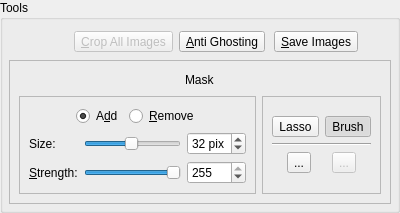
      <widget class="QGroupBox" name="toolsGroupBox">
       <property name="maximumSize">
        <size>
         <width>400</width>
         <height>16777215</height>
        </size>
       </property>
       <property name="title">
        <string>Tools</string>
       </property>
       <layout class="QVBoxLayout">
        <property name="spacing">
         <number>3</number>
        </property>
        <property name="margin">
         <number>6</number>
        </property>
        <item>
         <layout class="QHBoxLayout">
          <property name="spacing">
           <number>6</number>
          </property>
          <property name="margin">
           <number>0</number>
          </property>
          <item>
           <spacer>
            <property name="orientation">
             <enum>Qt::Horizontal</enum>
            </property>
            <property name="sizeHint" stdset="0">
             <size>
              <width>103</width>
              <height>31</height>
             </size>
            </property>
           </spacer>
          </item>
          <item>
           <widget class="QToolButton" name="cropButton">
            <property name="enabled">
             <bool>false</bool>
            </property>
            <property name="toolTip">
             <string>Crop the stack of images after a selection with the left mouse button has been made</string>
            </property>
            <property name="whatsThis">
             <string>Clicking this button you will be able to crop all the images to the size that you have previously selected with the left mouse button (press and hold the left mouse button and move the pointer to select a crop area, then press this button).</string>
            </property>
            <property name="text">
             <string>&amp;Crop All Images</string>
            </property>
            <property name="icon">
             <iconset resource="../../icons.qrc">
              <normaloff>:/new/prefix1/images/crop.png</normaloff>:/new/prefix1/images/crop.png</iconset>
            </property>
            <property name="iconSize">
             <size>
              <width>32</width>
              <height>32</height>
             </size>
            </property>
            <property name="shortcut">
             <string>Ctrl+X</string>
            </property>
           </widget>
          </item>
          <item>
           <spacer>
            <property name="orientation">
             <enum>Qt::Horizontal</enum>
            </property>
            <property name="sizeHint" stdset="0">
             <size>
              <width>31</width>
              <height>31</height>
             </size>
            </property>
           </spacer>
          </item>
          <item>
           <widget class="QToolButton" name="antighostToolButton">
            <property name="text">
             <string>&amp;Anti Ghosting</string>
            </property>
            <property name="icon">
             <iconset resource="../../icons.qrc">
              <normaloff>:/new/prefix1/images/ghost_32x32.png</normaloff>:/new/prefix1/images/ghost_32x32.png</iconset>
            </property>
            <property name="iconSize">
             <size>
              <width>32</width>
              <height>32</height>
             </size>
            </property>
            <property name="checkable">
             <bool>true</bool>
            </property>
           </widget>
          </item>
          <item>
           <spacer>
            <property name="orientation">
             <enum>Qt::Horizontal</enum>
            </property>
            <property name="sizeHint" stdset="0">
             <size>
              <width>41</width>
              <height>31</height>
             </size>
            </property>
           </spacer>
          </item>
          <item>
           <widget class="QToolButton" name="saveImagesButton">
            <property name="text">
             <string>&amp;Save Images</string>
            </property>
            <property name="icon">
             <iconset resource="../../icons.qrc">
              <normaloff>:/new/prefix1/images/filesave.png</normaloff>:/new/prefix1/images/filesave.png</iconset>
            </property>
            <property name="iconSize">
             <size>
              <width>32</width>
              <height>32</height>
             </size>
            </property>
            <property name="shortcut">
             <string>Ctrl+S</string>
            </property>
           </widget>
          </item>
          <item>
           <spacer>
            <property name="orientation">
             <enum>Qt::Horizontal</enum>
            </property>
            <property name="sizeHint" stdset="0">
             <size>
              <width>71</width>
              <height>31</height>
             </size>
            </property>
           </spacer>
          </item>
         </layout>
        </item>
        <item>
         <widget class="QFrame" name="drawingModeFrame">
          <property name="frameShape">
           <enum>QFrame::StyledPanel</enum>
          </property>
          <property name="frameShadow">
           <enum>QFrame::Raised</enum>
          </property>
          <layout class="QGridLayout" name="gridLayout_5">
           <item row="0" column="0">
            <layout class="QVBoxLayout" name="verticalLayout_7">
             <item>
              <layout class="QHBoxLayout" name="horizontalLayout_5">
               <item>
                <spacer name="horizontalSpacer_2">
                 <property name="orientation">
                  <enum>Qt::Horizontal</enum>
                 </property>
                 <property name="sizeHint" stdset="0">
                  <size>
                   <width>40</width>
                   <height>20</height>
                  </size>
                 </property>
                </spacer>
               </item>
               <item>
                <widget class="QLabel" name="label">
                 <property name="text">
                  <string>Mask</string>
                 </property>
                </widget>
               </item>
               <item>
                <spacer name="horizontalSpacer_3">
                 <property name="orientation">
                  <enum>Qt::Horizontal</enum>
                 </property>
                 <property name="sizeHint" stdset="0">
                  <size>
                   <width>40</width>
                   <height>20</height>
                  </size>
                 </property>
                </spacer>
               </item>
              </layout>
             </item>
             <item>
              <layout class="QHBoxLayout" name="horizontalLayout_6">
               <item>
                <widget class="QFrame" name="toolOptionsFrame">
                 <property name="frameShape">
                  <enum>QFrame::StyledPanel</enum>
                 </property>
                 <property name="frameShadow">
                  <enum>QFrame::Raised</enum>
                 </property>
                 <layout class="QGridLayout" name="gridLayout_6">
                  <item row="0" column="0">
                   <layout class="QVBoxLayout" name="verticalLayout_6">
                    <item>
                     <layout class="QHBoxLayout">
                      <property name="spacing">
                       <number>6</number>
                      </property>
                      <property name="margin">
                       <number>0</number>
                      </property>
                      <item>
                       <spacer>
                        <property name="orientation">
                         <enum>Qt::Horizontal</enum>
                        </property>
                        <property name="sizeHint" stdset="0">
                         <size>
                          <width>40</width>
                          <height>20</height>
                         </size>
                        </property>
                       </spacer>
                      </item>
                      <item>
                       <widget class="QRadioButton" name="addMaskRadioButton">
                        <property name="text">
                         <string>A&amp;dd</string>
                        </property>
                        <property name="checked">
                         <bool>true</bool>
                        </property>
                       </widget>
                      </item>
                      <item>
                       <widget class="QRadioButton" name="removeMaskRadioButton">
                        <property name="text">
                         <string>&amp;Remove</string>
                        </property>
                       </widget>
                      </item>
                      <item>
                       <spacer>
                        <property name="orientation">
                         <enum>Qt::Horizontal</enum>
                        </property>
                        <property name="sizeHint" stdset="0">
                         <size>
                          <width>40</width>
                          <height>20</height>
                         </size>
                        </property>
                       </spacer>
                      </item>
                     </layout>
                    </item>
                    <item>
                     <layout class="QGridLayout">
                      <property name="margin">
                       <number>0</number>
                      </property>
                      <property name="spacing">
                       <number>6</number>
                      </property>
                      <item row="0" column="1">
                       <widget class="QSlider" name="agBrushSizeQSlider">
                        <property name="minimum">
                         <number>1</number>
                        </property>
                        <property name="maximum">
                         <number>64</number>
                        </property>
                        <property name="value">
                         <number>32</number>
                        </property>
                        <property name="orientation">
                         <enum>Qt::Horizontal</enum>
                        </property>
                       </widget>
                      </item>
                      <item row="1" column="2">
                       <widget class="QSpinBox" name="agBrushStrengthQSpinbox">
                        <property name="minimum">
                         <number>1</number>
                        </property>
                        <property name="maximum">
                         <number>255</number>
                        </property>
                        <property name="value">
                         <number>255</number>
                        </property>
                       </widget>
                      </item>
                      <item row="0" column="0">
                       <widget class="QLabel" name="labelBrushSize">
                        <property name="text">
                         <string>Size:</string>
                        </property>
                       </widget>
                      </item>
                      <item row="1" column="1">
                       <widget class="QSlider" name="agBrushStrengthQSlider">
                        <property name="minimum">
                         <number>1</number>
                        </property>
                        <property name="maximum">
                         <number>255</number>
                        </property>
                        <property name="value">
                         <number>255</number>
                        </property>
                        <property name="orientation">
                         <enum>Qt::Horizontal</enum>
                        </property>
                       </widget>
                      </item>
                      <item row="0" column="2">
                       <widget class="QSpinBox" name="agBrushSizeQSpinbox">
                        <property name="suffix">
                         <string> pix</string>
                        </property>
                        <property name="minimum">
                         <number>1</number>
                        </property>
                        <property name="maximum">
                         <number>64</number>
                        </property>
                        <property name="value">
                         <number>32</number>
                        </property>
                       </widget>
                      </item>
                      <item row="1" column="0">
                       <widget class="QLabel" name="labelBrushStrength">
                        <property name="text">
                         <string>&amp;Strength:</string>
                        </property>
                        <property name="buddy">
                         <cstring>agBrushStrengthQSlider</cstring>
                        </property>
                       </widget>
                      </item>
                     </layout>
                    </item>
                   </layout>
                  </item>
                 </layout>
                </widget>
               </item>
               <item>
                <widget class="QFrame" name="frame">
                 <property name="frameShape">
                  <enum>QFrame::StyledPanel</enum>
                 </property>
                 <property name="frameShadow">
                  <enum>QFrame::Raised</enum>
                 </property>
                 <layout class="QGridLayout" name="gridLayout_3">
                  <item row="0" column="0">
                   <layout class="QVBoxLayout" name="verticalLayout_5">
                    <item>
                     <layout class="QHBoxLayout" name="horizontalLayout_4">
                      <item>
                       <widget class="QToolButton" name="toolButtonPath">
                        <property name="toolTip">
                         <string>Lasso - Draw a free hand selection area</string>
                        </property>
                        <property name="text">
                         <string>Lasso</string>
                        </property>
                        <property name="icon">
                         <iconset resource="../../icons.qrc">
                          <normaloff>:/new/prefix1/images/gimp-lasso.png</normaloff>:/new/prefix1/images/gimp-lasso.png</iconset>
                        </property>
                        <property name="iconSize">
                         <size>
                          <width>22</width>
                          <height>22</height>
                         </size>
                        </property>
                        <property name="checkable">
                         <bool>true</bool>
                        </property>
                        <property name="autoExclusive">
                         <bool>true</bool>
                        </property>
                       </widget>
                      </item>
                      <item>
                       <widget class="QToolButton" name="toolButtonPaint">
                        <property name="toolTip">
                         <string>Brush - Paint the mask using the brush</string>
                        </property>
                        <property name="text">
                         <string>Brush</string>
                        </property>
                        <property name="icon">
                         <iconset resource="../../icons.qrc">
                          <normaloff>:/new/prefix1/images/brush_icon.png</normaloff>:/new/prefix1/images/brush_icon.png</iconset>
                        </property>
                        <property name="iconSize">
                         <size>
                          <width>22</width>
                          <height>22</height>
                         </size>
                        </property>
                        <property name="checkable">
                         <bool>true</bool>
                        </property>
                        <property name="checked">
                         <bool>true</bool>
                        </property>
                        <property name="autoExclusive">
                         <bool>true</bool>
                        </property>
                       </widget>
                      </item>
                     </layout>
                    </item>
                    <item>
                     <widget class="Line" name="line_2">
                      <property name="orientation">
                       <enum>Qt::Horizontal</enum>
                      </property>
                     </widget>
                    </item>
                    <item>
                     <layout class="QHBoxLayout" name="horizontalLayout">
                      <item>
                       <widget class="QToolButton" name="toolButtonSaveMask">
                        <property name="toolTip">
                         <string>Save mask</string>
                        </property>
                        <property name="text">
                         <string>...</string>
                        </property>
                        <property name="icon">
                         <iconset resource="../../icons.qrc">
                          <normaloff>:/new/prefix1/images/filesave.png</normaloff>:/new/prefix1/images/filesave.png</iconset>
                        </property>
                        <property name="iconSize">
                         <size>
                          <width>22</width>
                          <height>22</height>
                         </size>
                        </property>
                       </widget>
                      </item>
                      <item>
                       <widget class="QToolButton" name="toolButtonApplyMask">
                        <property name="enabled">
                         <bool>false</bool>
                        </property>
                        <property name="toolTip">
                         <string>Apply saved mask</string>
                        </property>
                        <property name="text">
                         <string>...</string>
                        </property>
                        <property name="icon">
                         <iconset resource="../../icons.qrc">
                          <normaloff>:/new/prefix1/images/apply.png</normaloff>:/new/prefix1/images/apply.png</iconset>
                        </property>
                        <property name="iconSize">
                         <size>
                          <width>22</width>
                          <height>22</height>
                         </size>
                        </property>
                       </widget>
                      </item>
                     </layout>
                    </item>
                   </layout>
                  </item>
                 </layout>
                </widget>
               </item>
              </layout>
             </item>
            </layout>
           </item>
          </layout>
         </widget>
        </item>
       </layout>
      </widget>
